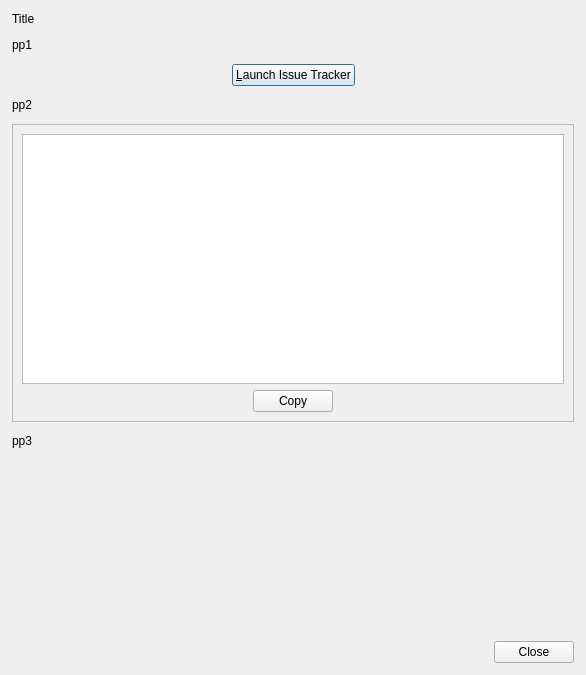
<?xml version="1.0" encoding="UTF-8"?>
<ui version="4.0">
 <class>ReportBugDialog</class>
 <widget class="QDialog" name="ReportBugDialog">
  <property name="geometry">
   <rect>
    <x>0</x>
    <y>0</y>
    <width>586</width>
    <height>675</height>
   </rect>
  </property>
  <property name="sizePolicy">
   <sizepolicy hsizetype="Fixed" vsizetype="Fixed">
    <horstretch>0</horstretch>
    <verstretch>0</verstretch>
   </sizepolicy>
  </property>
  <property name="minimumSize">
   <size>
    <width>575</width>
    <height>675</height>
   </size>
  </property>
  <property name="windowTitle">
   <string>gLabels - Report a Bug</string>
  </property>
  <layout class="QVBoxLayout" name="verticalLayout_2">
   <property name="spacing">
    <number>12</number>
   </property>
   <property name="leftMargin">
    <number>12</number>
   </property>
   <property name="topMargin">
    <number>12</number>
   </property>
   <property name="rightMargin">
    <number>12</number>
   </property>
   <property name="bottomMargin">
    <number>12</number>
   </property>
   <item>
    <widget class="QLabel" name="titleLabel">
     <property name="text">
      <string notr="true">Title</string>
     </property>
    </widget>
   </item>
   <item>
    <widget class="QLabel" name="p1Label">
     <property name="text">
      <string notr="true">pp1</string>
     </property>
     <property name="wordWrap">
      <bool>true</bool>
     </property>
    </widget>
   </item>
   <item>
    <layout class="QHBoxLayout" name="horizontalLayout_2">
     <item>
      <spacer name="horizontalSpacer">
       <property name="orientation">
        <enum>Qt::Horizontal</enum>
       </property>
       <property name="sizeHint" stdset="0">
        <size>
         <width>40</width>
         <height>20</height>
        </size>
       </property>
      </spacer>
     </item>
     <item>
      <widget class="QPushButton" name="websiteButton">
       <property name="text">
        <string>&amp;Launch Issue Tracker</string>
       </property>
      </widget>
     </item>
     <item>
      <spacer name="horizontalSpacer_2">
       <property name="orientation">
        <enum>Qt::Horizontal</enum>
       </property>
       <property name="sizeHint" stdset="0">
        <size>
         <width>40</width>
         <height>20</height>
        </size>
       </property>
      </spacer>
     </item>
    </layout>
   </item>
   <item>
    <widget class="QLabel" name="p2Label">
     <property name="text">
      <string notr="true">pp2</string>
     </property>
     <property name="wordWrap">
      <bool>true</bool>
     </property>
    </widget>
   </item>
   <item>
    <widget class="QFrame" name="frame">
     <property name="frameShape">
      <enum>QFrame::StyledPanel</enum>
     </property>
     <property name="frameShadow">
      <enum>QFrame::Raised</enum>
     </property>
     <layout class="QVBoxLayout" name="verticalLayout">
      <item>
       <widget class="QTextEdit" name="infoText">
        <property name="minimumSize">
         <size>
          <width>400</width>
          <height>250</height>
         </size>
        </property>
        <property name="acceptRichText">
         <bool>false</bool>
        </property>
        <property name="textInteractionFlags">
         <set>Qt::NoTextInteraction</set>
        </property>
       </widget>
      </item>
      <item>
       <layout class="QHBoxLayout" name="horizontalLayout">
        <item>
         <spacer name="horizontalSpacer_3">
          <property name="orientation">
           <enum>Qt::Horizontal</enum>
          </property>
          <property name="sizeHint" stdset="0">
           <size>
            <width>40</width>
            <height>20</height>
           </size>
          </property>
         </spacer>
        </item>
        <item>
         <widget class="QPushButton" name="copyButton">
          <property name="text">
           <string>Copy</string>
          </property>
          <property name="icon">
           <iconset resource="../icons.qrc">
            <normaloff>:/icons/flat/24x24/glabels-edit-copy.svg</normaloff>:/icons/flat/24x24/glabels-edit-copy.svg</iconset>
          </property>
          <property name="iconSize">
           <size>
            <width>24</width>
            <height>24</height>
           </size>
          </property>
          <property name="shortcut">
           <string>Ctrl+C</string>
          </property>
         </widget>
        </item>
        <item>
         <spacer name="horizontalSpacer_4">
          <property name="orientation">
           <enum>Qt::Horizontal</enum>
          </property>
          <property name="sizeHint" stdset="0">
           <size>
            <width>40</width>
            <height>20</height>
           </size>
          </property>
         </spacer>
        </item>
       </layout>
      </item>
     </layout>
    </widget>
   </item>
   <item>
    <widget class="QLabel" name="p3Label">
     <property name="text">
      <string notr="true">pp3</string>
     </property>
     <property name="wordWrap">
      <bool>true</bool>
     </property>
    </widget>
   </item>
   <item>
    <spacer name="verticalSpacer">
     <property name="orientation">
      <enum>Qt::Vertical</enum>
     </property>
     <property name="sizeHint" stdset="0">
      <size>
       <width>20</width>
       <height>118</height>
      </size>
     </property>
    </spacer>
   </item>
   <item>
    <widget class="QDialogButtonBox" name="buttonBox">
     <property name="orientation">
      <enum>Qt::Horizontal</enum>
     </property>
     <property name="standardButtons">
      <set>QDialogButtonBox::Close</set>
     </property>
    </widget>
   </item>
  </layout>
 </widget>
 <resources>
  <include location="../icons.qrc"/>
 </resources>
 <connections>
  <connection>
   <sender>buttonBox</sender>
   <signal>accepted()</signal>
   <receiver>ReportBugDialog</receiver>
   <slot>accept()</slot>
   <hints>
    <hint type="sourcelabel">
     <x>230</x>
     <y>649</y>
    </hint>
    <hint type="destinationlabel">
     <x>157</x>
     <y>274</y>
    </hint>
   </hints>
  </connection>
  <connection>
   <sender>buttonBox</sender>
   <signal>rejected()</signal>
   <receiver>ReportBugDialog</receiver>
   <slot>reject()</slot>
   <hints>
    <hint type="sourcelabel">
     <x>298</x>
     <y>655</y>
    </hint>
    <hint type="destinationlabel">
     <x>286</x>
     <y>274</y>
    </hint>
   </hints>
  </connection>
  <connection>
   <sender>websiteButton</sender>
   <signal>clicked()</signal>
   <receiver>ReportBugDialog</receiver>
   <slot>onWebsiteButtonClicked()</slot>
   <hints>
    <hint type="sourcelabel">
     <x>351</x>
     <y>94</y>
    </hint>
    <hint type="destinationlabel">
     <x>566</x>
     <y>103</y>
    </hint>
   </hints>
  </connection>
  <connection>
   <sender>copyButton</sender>
   <signal>clicked()</signal>
   <receiver>ReportBugDialog</receiver>
   <slot>onCopyButtonClicked()</slot>
   <hints>
    <hint type="sourcelabel">
     <x>330</x>
     <y>437</y>
    </hint>
    <hint type="destinationlabel">
     <x>514</x>
     <y>500</y>
    </hint>
   </hints>
  </connection>
 </connections>
 <slots>
  <slot>onWebsiteButtonClicked()</slot>
  <slot>onCopyButtonClicked()</slot>
 </slots>
</ui>
